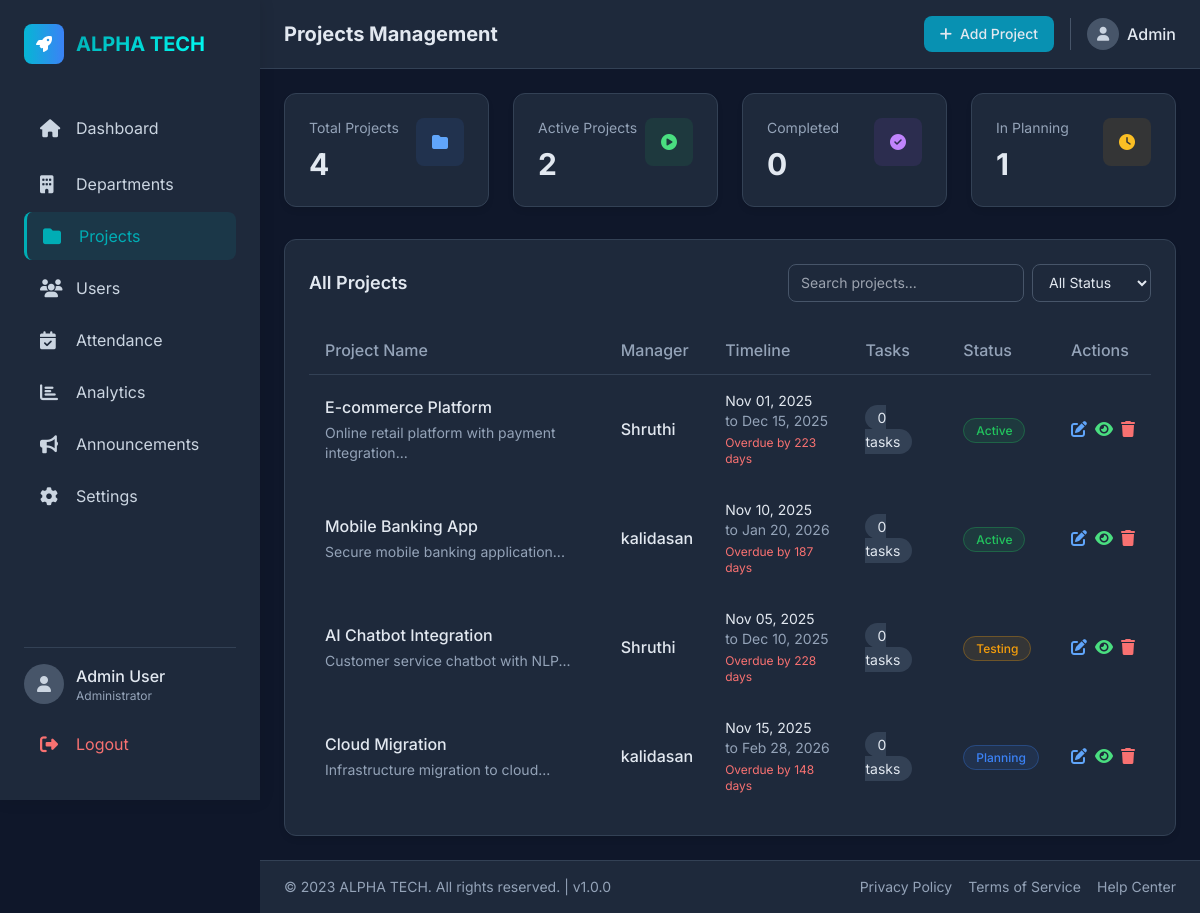
Page /Alphatech/projects.php (signed in) on the committed database.
### tables this page shows
CREATE TABLE `projects` (
  `id` int(11) NOT NULL,
  `project_name` varchar(150) NOT NULL,
  `description` text DEFAULT NULL,
  `start_date` date DEFAULT NULL,
  `end_date` date DEFAULT NULL,
  `manager_id` int(11) NOT NULL,
  `status` enum('planning','active','testing','completed','on-hold') DEFAULT 'planning',
  `created_at` timestamp NULL DEFAULT current_timestamp()
);

CREATE TABLE `company_staffs` (
  `id` int(11) NOT NULL,
  `company_id` varchar(50) NOT NULL,
  `full_name` varchar(100) NOT NULL,
  `email` varchar(150) NOT NULL,
  `password` varchar(255) NOT NULL,
  `role` enum('admin','staff','manager','team_leader') NOT NULL DEFAULT 'staff',
  `team_leader_id` int(11) DEFAULT NULL,
  `status` enum('active','inactive') DEFAULT 'active',
  `created_at` timestamp NULL DEFAULT current_timestamp(),
  `verification_code` varchar(10) DEFAULT NULL,
  `email_verified` tinyint(1) DEFAULT 0
);

### Alphatech/projects.php (the view, shortened to what this page needs)
<?php
include('config.php');
$projects = $conn->query("
    SELECT p.*, m.full_name as manager_name,
           COUNT(t.id) as task_count,
           DATEDIFF(p.end_date, CURDATE()) as days_remaining
    FROM projects p
    LEFT JOIN company_staffs m ON p.manager_id = m.id
    LEFT JOIN tasks t ON p.id = t.project_id
    GROUP BY p.id
    ORDER BY p.created_at DESC
");
$totalProjects = $conn->query("SELECT COUNT(*) as total FROM projects")->fetch_assoc()['total'];
$activeProjects = $conn->query("SELECT COUNT(*) as total FROM projects WHERE status='active'")->fetch_assoc()['total'];
$completedProjects = $conn->query("SELECT COUNT(*) as total FROM projects WHERE status='completed'")->fetch_assoc()['total'];
$planningProjects = $conn->query("SELECT COUNT(*) as total FROM projects WHERE status='planning'")->fetch_assoc()['total'];
?>
<!DOCTYPE html>
<html lang="en">
<head>
<script src="https://cdn.tailwindcss.com"></script>
<link rel="stylesheet" href="https://cdnjs.cloudflare.com/ajax/libs/font-awesome/6.4.0/css/all.min.css">
</head>
<body>
<div class="sidebar p-6 flex flex-col justify-between">
    <div>
        <div class="flex items-center mb-10">
            <div class="w-10 h-10 rounded-lg bg-gradient-to-r from-cyan-500 to-blue-500 flex items-center justify-center mr-3">
                <i class="fas fa-rocket text-white"></i>
            </div>
            <h1 class="text-xl font-bold gradient-text">ALPHA TECH</h1>
        </div>
        <nav class="space-y-1">
            <a href="admin_dashboard.php" class="nav-link">
                <i class="fas fa-home"></i>
                <span>Dashboard</span>
            </a>
            <a href="departments.php" class="nav-link">
                <i class="fas fa-building"></i>
                <span>Departments</span>
            </a>
            <a href="projects.php" class="nav-link active">
                <i class="fas fa-folder"></i>
                <span>Projects</span>
            </a>
            <a href="users.php" class="nav-link">
                <i class="fas fa-users"></i>
                <span>Users</span>
            </a>
            <a href="attendance.php" class="nav-link">
                <i class="fas fa-calendar-check"></i>
                <span>Attendance</span>
            </a>
            <a href="analytics.php" class="nav-link">
                <i class="fas fa-chart-bar"></i>
                <span>Analytics</span>
            </a>
            <a href="announcements.php" class="nav-link">
                <i class="fas fa-bullhorn"></i>
                <span>Announcements</span>
            </a>
            <a href="settings.php" class="nav-link">
                <i class="fas fa-cog"></i>
                <span>Settings</span>
            </a>
        </nav>
    </div>
    <div class="border-t border-slate-700 pt-4">
        <div class="flex items-center mb-4">
            <div class="w-10 h-10 rounded-full bg-slate-600 flex items-center justify-center mr-3">
                <i class="fas fa-user text-slate-300"></i>
            </div>
            <div>
                <p class="font-medium"><?= htmlspecialchars($_SESSION['username'] ?? 'Admin User') ?></p>
                <p class="text-xs text-slate-400">Administrator</p>
            </div>
        </div>
        <a href="logout.php" class="nav-link text-red-400 hover:text-red-300">
            <i class="fas fa-sign-out-alt"></i>
            <span>Logout</span>
        </a>
    </div>
</div>
<div class="main-content">
    <header class="topbar flex justify-between items-center">
        <div class="flex items-center">
            <h2 class="topbar-title font-bold text-xl">Projects Management</h2>
        </div>
        <div class="flex items-center space-x-4">
            <button onclick="openAddProjectModal()" class="bg-cyan-600 hover:bg-cyan-700 px-4 py-2 rounded-lg text-sm font-medium transition-colors">
                <i class="fas fa-plus mr-2"></i>Add Project
            </button>
            <div class="border-l border-slate-600 pl-4 flex items-center">
                <div class="w-8 h-8 rounded-full bg-slate-600 flex items-center justify-center mr-2">
                    <i class="fas fa-user text-slate-300 text-sm"></i>
                </div>
                <span class="font-medium"><?= htmlspecialchars($_SESSION['username'] ?? 'Admin') ?></span>
            </div>
        </div>
    </header>
    <main class="content-area">
        <div class="grid grid-cols-1 md:grid-cols-2 lg:grid-cols-4 gap-6 mb-8">
            <div class="card p-6">
                <div class="flex justify-between items-start">
                    <div>
                        <p class="text-slate-400 text-sm">Total Projects</p>
                        <h3 class="text-3xl font-bold mt-2"><?= $totalProjects ?></h3>
                    </div>
                    <div class="w-12 h-12 rounded-lg bg-blue-500/10 flex items-center justify-center">
                        <i class="fas fa-folder text-blue-400"></i>
                    </div>
                </div>
            </div>
            <div class="card p-6">
                <div class="flex justify-between items-start">
                    <div>
                        <p class="text-slate-400 text-sm">Active Projects</p>
                        <h3 class="text-3xl font-bold mt-2"><?= $activeProjects ?></h3>
                    </div>
                    <div class="w-12 h-12 rounded-lg bg-green-500/10 flex items-center justify-center">
                        <i class="fas fa-play-circle text-green-400"></i>
                    </div>
                </div>
            </div>
            <div class="card p-6">
                <div class="flex justify-between items-start">
                    <div>
                        <p class="text-slate-400 text-sm">Completed</p>
                        <h3 class="text-3xl font-bold mt-2"><?= $completedProjects ?></h3>
                    </div>
                    <div class="w-12 h-12 rounded-lg bg-purple-500/10 flex items-center justify-center">
                        <i class="fas fa-check-circle text-purple-400"></i>
                    </div>
                </div>
            </div>
            <div class="card p-6">
                <div class="flex justify-between items-start">
                    <div>
                        <p class="text-slate-400 text-sm">In Planning</p>
                        <h3 class="text-3xl font-bold mt-2"><?= $planningProjects ?></h3>
                    </div>
                    <div class="w-12 h-12 rounded-lg bg-amber-500/10 flex items-center justify-center">
                        <i class="fas fa-clock text-amber-400"></i>
                    </div>
                </div>
            </div>
        </div>
        <div class="card p-6">
            <div class="flex justify-between items-center mb-6">
                <h3 class="font-semibold text-lg">All Projects</h3>
                <div class="flex space-x-2">
                    <input type="text" id="searchProjects" placeholder="Search projects..." class="bg-slate-800 border border-slate-600 rounded-lg px-3 py-2 text-sm focus:outline-none focus:border-cyan-500">
                    <select id="statusFilter" class="bg-slate-800 border border-slate-600 rounded-lg px-3 py-2 text-sm focus:outline-none focus:border-cyan-500">
                        <option value="">All Status</option>
                    </select>
                </div>
            </div>
            <div class="overflow-x-auto">
                <table class="w-full">
                    <thead>
                        <tr class="border-b border-slate-700">
                            <th class="text-left py-3 px-4 text-slate-400 font-medium">Project Name</th>
                            <th class="text-left py-3 px-4 text-slate-400 font-medium">Manager</th>
                            <th class="text-left py-3 px-4 text-slate-400 font-medium">Timeline</th>
                            <th class="text-left py-3 px-4 text-slate-400 font-medium">Tasks</th>
                            <th class="text-left py-3 px-4 text-slate-400 font-medium">Status</th>
                            <th class="text-left py-3 px-4 text-slate-400 font-medium">Actions</th>
                        </tr>
                    </thead>
                    <tbody>
                        <?php if ($projects->num_rows > 0): ?>
                            <?php while ($project = $projects->fetch_assoc()): ?>
                                <tr class="border-b border-slate-800 hover:bg-slate-800/50 transition-colors">
                                    <td class="py-4 px-4">
                                        <div>
                                            <p class="font-medium"><?= htmlspecialchars($project['project_name']) ?></p>
                                            <p class="text-slate-400 text-sm mt-1"><?= htmlspecialchars(substr($project['description'], 0, 60)) ?>...</p>
                                        </div>
                                    </td>
                                    <td class="py-4 px-4">
                                        <p class="font-medium"><?= htmlspecialchars($project['manager_name']) ?></p>
                                    </td>
                                    <td class="py-4 px-4">
                                        <div>
                                            <p class="text-sm"><?= date('M d, Y', strtotime($project['start_date'])) ?></p>
                                            <p class="text-sm text-slate-400">to <?= date('M d, Y', strtotime($project['end_date'])) ?></p>
                                            <?php if ($project['days_remaining'] > 0): ?>
                                                <p class="text-xs text-amber-400 mt-1"><?= $project['days_remaining'] ?> days left</p>
                                            <?php elseif ($project['days_remaining'] == 0): ?>
                                                <p class="text-xs text-red-400 mt-1">Due today</p>
                                            <?php else: ?>
                                                <p class="text-xs text-red-400 mt-1">Overdue by <?= abs($project['days_remaining']) ?> days</p>
                                            <?php endif; ?>
                                        </div>
                                    </td>
                                    <td class="py-4 px-4">
                                        <span class="bg-slate-700 px-3 py-1 rounded-full text-sm">
                                            <?= $project['task_count'] ?> tasks
                                        </span>
                                    </td>
                                    <td class="py-4 px-4">
                                        <span class="status-badge status-<?= $project['status'] ?>">
                                            <?= ucfirst($project['status']) ?>
                                        </span>
                                    </td>
                                    <td class="py-4 px-4">
                                        <div class="flex space-x-2">
                                            <button onclick="openEditProjectModal(<?= $project['id'] ?>)" class="text-blue-400 hover:text-blue-300">
                                                <i class="fas fa-edit"></i>
                                            </button>
                                            <button onclick="viewProject(<?= $project['id'] ?>)" class="text-green-400 hover:text-green-300">
                                                <i class="fas fa-eye"></i>
                                            </button>
                                            <form method="POST" class="inline" onsubmit="return confirm('Are you sure you want to delete this project?')">
                                                <button type="submit" name="delete_project" class="text-red-400 hover:text-red-300">
                                                    <i class="fas fa-trash"></i>
                                                </button>
                                            </form>
                                        </div>
                                    </td>
                                </tr>
                            <?php endwhile; ?>
                        <?php endif; ?>
                    </tbody>
                </table>
            </div>
        </div>
    </main>
</div>
<footer class="footer">
    <div class="flex flex-col md:flex-row justify-between items-center">
        <div class="text-slate-400 text-sm">
            © 2023 ALPHA TECH. All rights reserved. | v1.0.0
        </div>
        <div class="flex space-x-4 mt-2 md:mt-0">
            <a href="#" class="text-slate-400 hover:text-white text-sm">Privacy Policy</a>
            <a href="#" class="text-slate-400 hover:text-white text-sm">Terms of Service</a>
            <a href="#" class="text-slate-400 hover:text-white text-sm">Help Center</a>
        </div>
    </div>
</footer>
</body>
</html>

### Alphatech/projects.php (style rules this page uses)
:root { --primary: #00ADB5; --primary-dark: #00969c; --dark-bg: #0f172a; --card-bg: #1e293b; --sidebar-width: 260px; }
* { margin: 0; padding: 0; box-sizing: border-box; }
body { font-family: 'Inter', sans-serif; background: var(--dark-bg); color: #e2e8f0; overflow-x: hidden; }
.sidebar { background: var(--card-bg); position: fixed; height: 100vh; width: var(--sidebar-width); left: 0; top: 0; transition: all 0.3s ease; z-index: 1000; box-shadow: 0 0 15px rgba(0, 0, 0, 0.1); overflow-y: auto; }
.card { background: var(--card-bg); border: 1px solid #334155; border-radius: 12px; box-shadow: 0 4px 6px -1px rgba(0, 0, 0, 0.1); transition: all 0.3s ease; }
.gradient-text { background: linear-gradient(135deg, var(--primary), #00FFF5); -webkit-background-clip: text; -webkit-text-fill-color: transparent; font-weight: 700; }
.nav-link { display: flex; align-items: center; padding: 12px 16px; border-radius: 8px; transition: all 0.2s ease; color: #cbd5e1; margin-bottom: 8px; text-decoration: none; }
.nav-link:hover, .nav-link.active { background: rgba(0, 173, 181, 0.1); color: var(--primary); border-left: 3px solid var(--primary); }
.nav-link i { width: 24px; margin-right: 12px; font-size: 18px; }
.topbar { background: var(--card-bg); border-bottom: 1px solid #334155; position: sticky; top: 0; z-index: 100; padding: 16px 24px; backdrop-filter: blur(10px); }
.main-content { margin-left: var(--sidebar-width); min-height: 100vh; display: flex; flex-direction: column; transition: all 0.3s ease; }
.content-area { flex: 1; padding: 24px; }
.footer { background: var(--card-bg); border-top: 1px solid #334155; padding: 16px 24px; margin-left: var(--sidebar-width); transition: all 0.3s ease; }
.status-badge { padding: 4px 12px; border-radius: 20px; font-size: 12px; font-weight: 500; }
.status-active { background: rgba(34, 197, 94, 0.1); color: #22c55e; border: 1px solid rgba(34, 197, 94, 0.3); }
.status-planning { background: rgba(59, 130, 246, 0.1); color: #3b82f6; border: 1px solid rgba(59, 130, 246, 0.3); }
.status-testing { background: rgba(245, 158, 11, 0.1); color: #f59e0b; border: 1px solid rgba(245, 158, 11, 0.3); }

### rows in the picture
projects: project_name "E-commerce Platform", description "Online retail platform with payment integration", manager.full_name "Shruthi", start_date "Nov 01, 2025", end_date "Dec 15, 2025", days_remaining "223", task_count "0", status "Active"
projects: project_name "Mobile Banking App", description "Secure mobile banking application", manager.full_name "kalidasan", start_date "Nov 10, 2025", end_date "Jan 20, 2026", days_remaining "187", task_count "0", status "Active"
projects: project_name "AI Chatbot Integration", description "Customer service chatbot with NLP", manager.full_name "Shruthi", start_date "Nov 05, 2025", end_date "Dec 10, 2025", days_remaining "228", task_count "0", status "Testing"
projects: project_name "Cloud Migration", description "Infrastructure migration to cloud", manager.full_name "kalidasan", start_date "Nov 15, 2025", end_date "Feb 28, 2026", days_remaining "148", task_count "0", status "Planning"

### other values in the picture
$_SESSION['username'] "Admin User"
$_SESSION['username'] "Admin"
$totalProjects "4"
$activeProjects "2"
$completedProjects "0"
$planningProjects "1"
